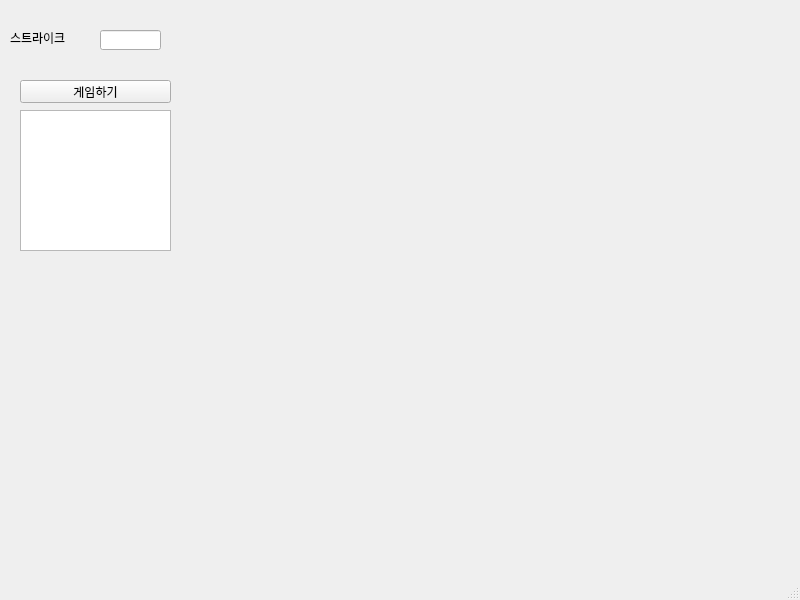
<?xml version="1.0" encoding="UTF-8"?>
<ui version="4.0">
 <class>MainWindow</class>
 <widget class="QMainWindow" name="MainWindow">
  <property name="geometry">
   <rect>
    <x>0</x>
    <y>0</y>
    <width>800</width>
    <height>600</height>
   </rect>
  </property>
  <property name="windowTitle">
   <string>MainWindow</string>
  </property>
  <widget class="QWidget" name="centralwidget">
   <widget class="QLabel" name="lbl">
    <property name="geometry">
     <rect>
      <x>10</x>
      <y>30</y>
      <width>71</width>
      <height>16</height>
     </rect>
    </property>
    <property name="text">
     <string>스트라이크</string>
    </property>
   </widget>
   <widget class="QLineEdit" name="le">
    <property name="geometry">
     <rect>
      <x>100</x>
      <y>30</y>
      <width>61</width>
      <height>20</height>
     </rect>
    </property>
   </widget>
   <widget class="QPushButton" name="pb">
    <property name="geometry">
     <rect>
      <x>20</x>
      <y>80</y>
      <width>151</width>
      <height>23</height>
     </rect>
    </property>
    <property name="text">
     <string>게임하기</string>
    </property>
   </widget>
   <widget class="QTextEdit" name="te">
    <property name="geometry">
     <rect>
      <x>20</x>
      <y>110</y>
      <width>151</width>
      <height>141</height>
     </rect>
    </property>
   </widget>
  </widget>
  <widget class="QMenuBar" name="menubar">
   <property name="geometry">
    <rect>
     <x>0</x>
     <y>0</y>
     <width>800</width>
     <height>21</height>
    </rect>
   </property>
  </widget>
  <widget class="QStatusBar" name="statusbar"/>
 </widget>
 <resources/>
 <connections/>
</ui>
